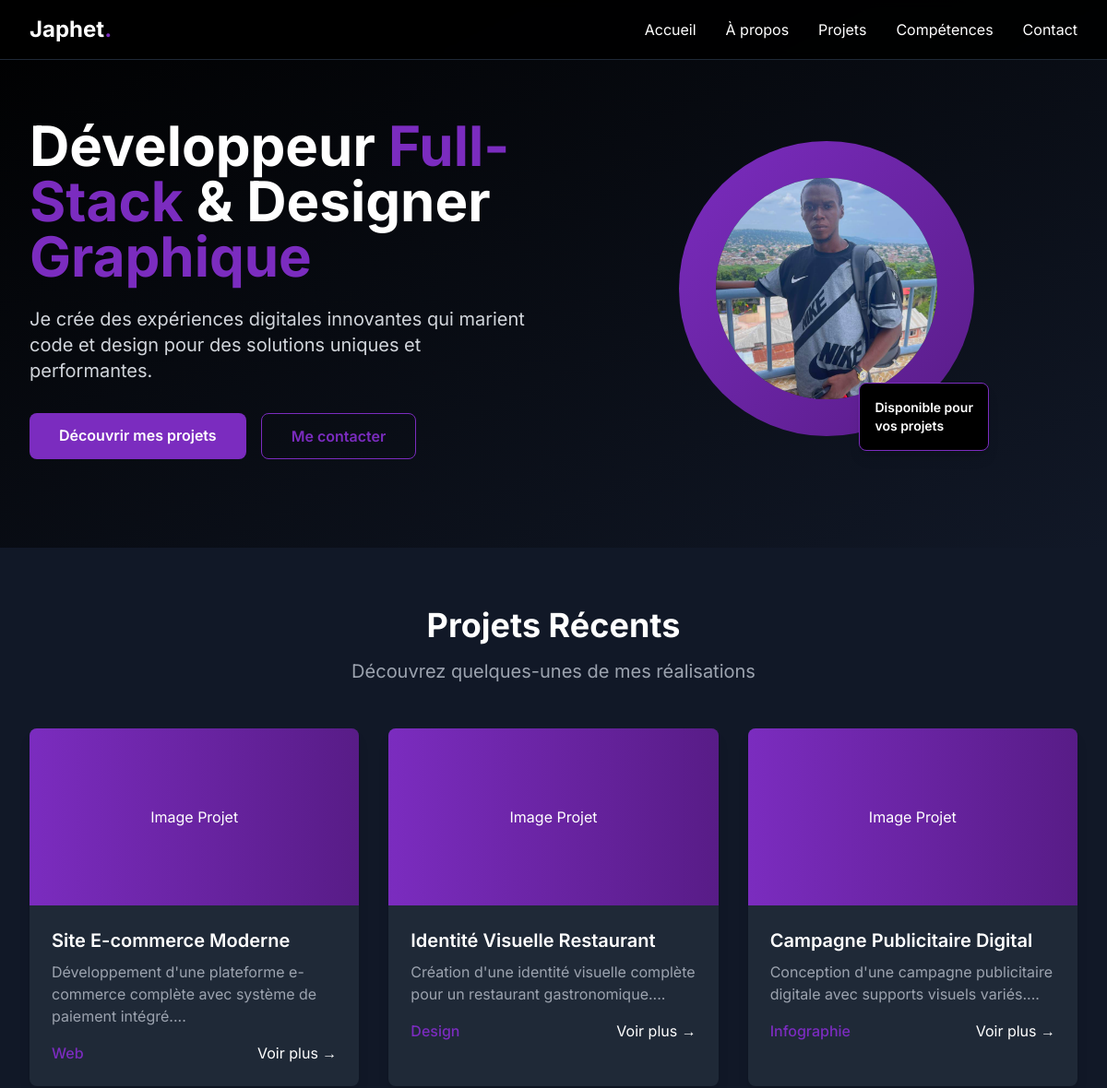
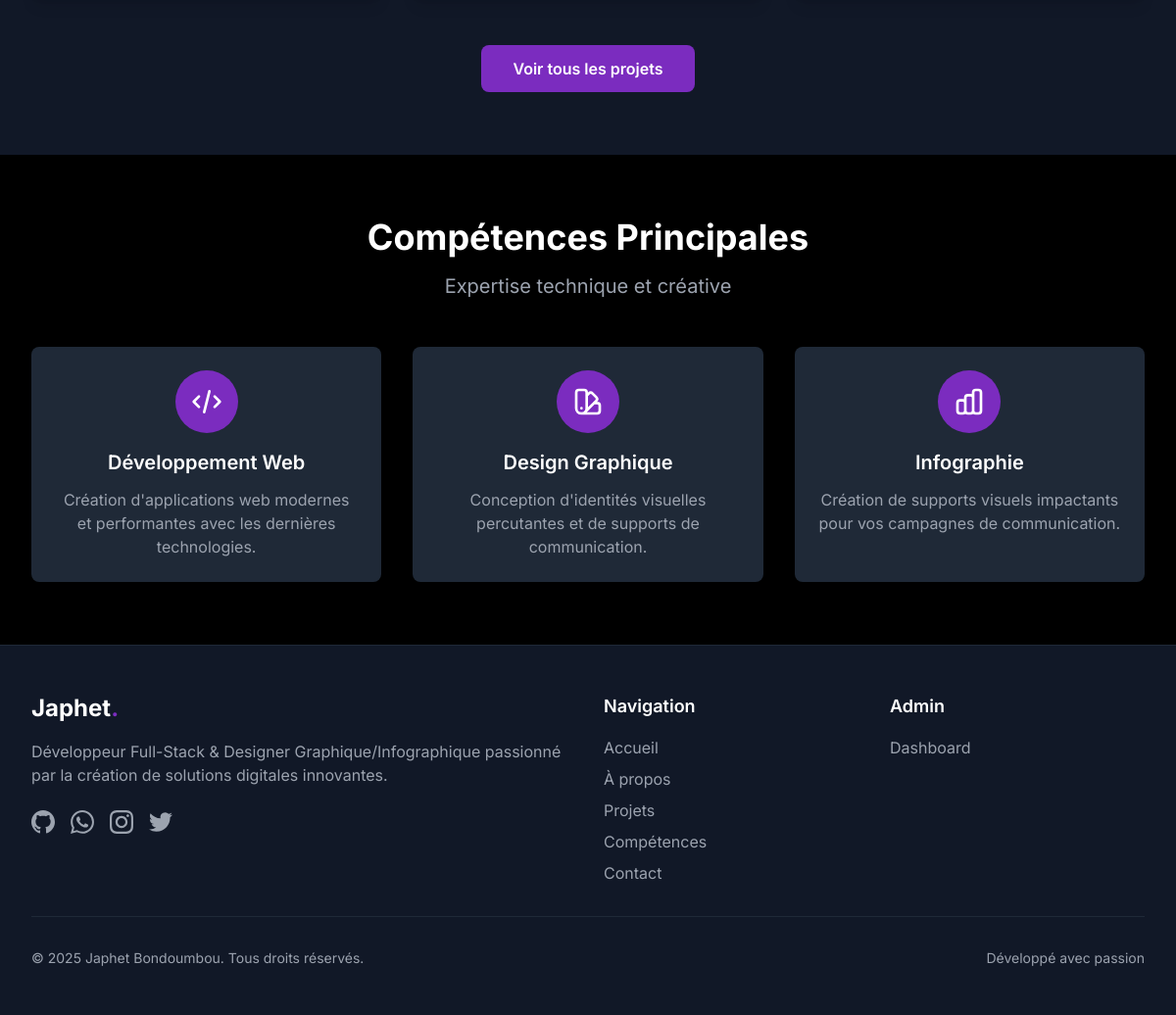
The page / on the database its author committed (2 pictures, top to bottom).
### tables this page shows
CREATE TABLE IF NOT EXISTS projects (
    id INT AUTO_INCREMENT PRIMARY KEY,
    title VARCHAR(255) NOT NULL,
    description TEXT NOT NULL,
    category ENUM('Web', 'Design', 'Infographie') NOT NULL,
    technologies TEXT,
    link VARCHAR(500),
    image VARCHAR(500),
    created_at TIMESTAMP DEFAULT CURRENT_TIMESTAMP,
    updated_at TIMESTAMP DEFAULT CURRENT_TIMESTAMP ON UPDATE CURRENT_TIMESTAMP
);

### includes/functions.php (called while the page is built, shortened)
<?php
function get_projects($limit = null) {
    global $pdo;
    $sql = "SELECT * FROM projects ORDER BY created_at DESC";
    if ($limit) {
        $sql .= " LIMIT :limit";
    }
    $stmt = $pdo->prepare($sql);
    if ($limit) {
        $stmt->bindParam(':limit', $limit, PDO::PARAM_INT);
    }
    $stmt->execute();
    return $stmt->fetchAll(PDO::FETCH_ASSOC);
}
?>

### index.php (the view, shortened to what this page needs)
<?php
include 'includes/config.php';
include 'includes/functions.php';
?>
<?php include 'includes/header.php'; ?>
<main>
    <section class="pt-24 pb-16 md:pt-32 md:pb-24 bg-gradient-to-br from-primary to-gray-900">
        <div class="max-w-7xl mx-auto px-4 sm:px-6 lg:px-8">
            <div class="grid grid-cols-1 lg:grid-cols-2 gap-12 items-center">
                <div class="animate-fade-in">
                    <h1 class="text-4xl md:text-6xl font-bold text-white mb-6">
                        Développeur <span class="text-secondary">Full-Stack</span> & Designer <span class="text-secondary">Graphique</span>
                    </h1>
                    <p class="text-xl text-gray-300 mb-8">
                        Je crée des expériences digitales innovantes qui marient code et design pour des solutions uniques et performantes.
                    </p>
                    <div class="flex flex-col sm:flex-row gap-4">
                        <a href="projects.php" class="bg-secondary hover:bg-purple-700 text-white font-semibold py-3 px-8 rounded-lg transition-colors text-center">
                            Découvrir mes projets
                        </a>
                        <a href="contact.php" class="border border-secondary text-secondary hover:bg-secondary hover:text-white font-semibold py-3 px-8 rounded-lg transition-colors text-center">
                            Me contacter
                        </a>
                    </div>
                </div>
                <div class="animate-slide-up flex justify-center">
                    <div class="relative">
                        <div class="w-64 h-64 md:w-80 md:h-80 bg-gradient-to-br from-secondary to-purple-900 rounded-full flex items-center justify-center">
                            <div class="w-60 h-60 md:w-76 md:h-76 bg-gray-800 rounded-full flex items-center justify-center text-white text-lg">
                                <img src="assets/images/profil.jpg" alt="Photo de Profil" class="w-full h-full object-cover rounded-full brightness-90 contrast-110 saturate-150 hover:brightness-100 hover:contrast-125 transition-all duration-500">
                            </div>
                        </div>
                        <div class="absolute -bottom-4 -right-4 bg-primary border border-secondary rounded-lg p-4 shadow-lg">
                            <p class="text-sm font-semibold">Disponible pour<br>vos projets</p>
                        </div>
                    </div>
                </div>
            </div>
        </div>
    </section>
    <section class="py-16 bg-gray-900">
        <div class="max-w-7xl mx-auto px-4 sm:px-6 lg:px-8">
            <div class="text-center mb-12">
                <h2 class="text-3xl md:text-4xl font-bold text-white mb-4">Projets Récents</h2>
                <p class="text-xl text-gray-400">Découvrez quelques-unes de mes réalisations</p>
            </div>
            <div class="grid grid-cols-1 md:grid-cols-2 lg:grid-cols-3 gap-8">
                <?php
                $projects = get_projects(3);
                foreach ($projects as $project):
                ?>
                <div class="bg-gray-800 rounded-lg overflow-hidden shadow-lg hover:shadow-xl transition-shadow animate-fade-in">
                    <div class="h-48 bg-gradient-to-r from-secondary to-purple-900 flex items-center justify-center text-white">
                        <?php echo $project['image'] ? '<img src="'.$project['image'].'" alt="'.$project['title'].'" class="w-full h-full object-cover">' : 'Image Projet'; ?>
                    </div>
                    <div class="p-6">
                        <h3 class="text-xl font-semibold text-white mb-2"><?php echo $project['title']; ?></h3>
                        <p class="text-gray-400 mb-4"><?php echo substr($project['description'], 0, 100); ?>...</p>
                        <div class="flex justify-between items-center">
                            <span class="text-secondary font-medium"><?php echo $project['category']; ?></span>
                            <a href="projects.php#project-<?php echo $project['id']; ?>" class="text-white hover:text-secondary transition-colors">Voir plus →</a>
                        </div>
                    </div>
                </div>
                <?php endforeach; ?>
            </div>
            <div class="text-center mt-12">
                <a href="projects.php" class="inline-block bg-secondary hover:bg-purple-700 text-white font-semibold py-3 px-8 rounded-lg transition-colors">
                    Voir tous les projets
                </a>
            </div>
        </div>
    </section>
    <section class="py-16 bg-primary">
        <div class="max-w-7xl mx-auto px-4 sm:px-6 lg:px-8">
            <div class="text-center mb-12">
                <h2 class="text-3xl md:text-4xl font-bold text-white mb-4">Compétences Principales</h2>
                <p class="text-xl text-gray-400">Expertise technique et créative</p>
            </div>
            <div class="grid grid-cols-1 md:grid-cols-3 gap-8">
                <div class="bg-gray-800 rounded-lg p-6 text-center hover:bg-gray-750 transition-colors animate-fade-in">
                    <div class="w-16 h-16 bg-secondary rounded-full flex items-center justify-center mx-auto mb-4">
                        <svg class="w-8 h-8 text-white" fill="none" stroke="currentColor" viewBox="0 0 24 24">
                            <path stroke-linecap="round" stroke-linejoin="round" stroke-width="2" d="M10 20l4-16m4 4l4 4-4 4M6 16l-4-4 4-4"></path>
                        </svg>
                    </div>
                    <h3 class="text-xl font-semibold text-white mb-3">Développement Web</h3>
                    <p class="text-gray-400">Création d'applications web modernes et performantes avec les dernières technologies.</p>
                </div>
                <div class="bg-gray-800 rounded-lg p-6 text-center hover:bg-gray-750 transition-colors animate-fade-in" style="animation-delay: 0.2s">
                    <div class="w-16 h-16 bg-secondary rounded-full flex items-center justify-center mx-auto mb-4">
                    </div>
                    <h3 class="text-xl font-semibold text-white mb-3">Design Graphique</h3>
                    <p class="text-gray-400">Conception d'identités visuelles percutantes et de supports de communication.</p>
                </div>
                <div class="bg-gray-800 rounded-lg p-6 text-center hover:bg-gray-750 transition-colors animate-fade-in" style="animation-delay: 0.4s">
                    <div class="w-16 h-16 bg-secondary rounded-full flex items-center justify-center mx-auto mb-4">
                    </div>
                    <h3 class="text-xl font-semibold text-white mb-3">Infographie</h3>
                    <p class="text-gray-400">Création de supports visuels impactants pour vos campagnes de communication.</p>
                </div>
            </div>
        </div>
    </section>
</main>
<?php include 'includes/footer.php'; ?>

### includes/header.php (shortened to what this page needs)
<!DOCTYPE html>
<html lang="fr">
<head>
    <script src="https://cdn.tailwindcss.com"></script>
    <link rel="stylesheet" href="assets/css/custom.css">
</head>
<body class="bg-primary text-white font-sans">
    <nav class="bg-primary/90 backdrop-blur-sm fixed w-full z-50 border-b border-gray-800">
        <div class="max-w-7xl mx-auto px-4 sm:px-6 lg:px-8">
            <div class="flex justify-between items-center py-4">
                <a href="index.php" class="text-2xl font-bold text-white">
                    Japhet<span class="text-secondary">.</span>
                </a>
                <div class="hidden md:flex space-x-8">
                    <a href="index.php" class="text-white hover:text-secondary transition-colors">Accueil</a>
                    <a href="about.php" class="text-white hover:text-secondary transition-colors">À propos</a>
                    <a href="projects.php" class="text-white hover:text-secondary transition-colors">Projets</a>
                    <a href="skills.php" class="text-white hover:text-secondary transition-colors">Compétences</a>
                    <a href="contact.php" class="text-white hover:text-secondary transition-colors">Contact</a>
                </div>
            </div>
        </div>
    </nav>

### includes/footer.php (shortened to what this page needs)
    <footer class="bg-gray-900 border-t border-gray-800">
        <div class="max-w-7xl mx-auto px-4 sm:px-6 lg:px-8 py-12">
            <div class="grid grid-cols-1 md:grid-cols-4 gap-8">
                <div class="md:col-span-2">
                    <h3 class="text-2xl font-bold text-white mb-4">
                        Japhet<span class="text-secondary">.</span>
                    </h3>
                    <p class="text-gray-400 mb-6">
                        Développeur Full-Stack & Designer Graphique/Infographique passionné par la création de solutions digitales innovantes.
                    </p>
                    <div class="flex space-x-4">
                        <a href="https://github.com" class="text-gray-400 hover:text-secondary transition-colors">
                        </a>
                        <a href="https://wa.me/" class="text-gray-400 hover:text-secondary transition-colors">
                        </a>
                        <a href="https://instagram.com" class="text-gray-400 hover:text-secondary transition-colors">
                        </a>
                        <a href="https://twitter.com" class="text-gray-400 hover:text-secondary transition-colors">
                        </a>
                    </div>
                </div>
                <div>
                    <h4 class="text-lg font-semibold text-white mb-4">Navigation</h4>
                    <ul class="space-y-2">
                        <li><a href="index.php" class="text-gray-400 hover:text-secondary transition-colors">Accueil</a></li>
                        <li><a href="about.php" class="text-gray-400 hover:text-secondary transition-colors">À propos</a></li>
                        <li><a href="projects.php" class="text-gray-400 hover:text-secondary transition-colors">Projets</a></li>
                        <li><a href="skills.php" class="text-gray-400 hover:text-secondary transition-colors">Compétences</a></li>
                        <li><a href="contact.php" class="text-gray-400 hover:text-secondary transition-colors">Contact</a></li>
                    </ul>
                </div>
                <div>
                    <h4 class="text-lg font-semibold text-white mb-4">Admin</h4>
                    <ul class="space-y-2">
                        <li><a href="admin/login.php" class="text-gray-400 hover:text-secondary transition-colors">Dashboard</a></li>
                    </ul>
                </div>
            </div>
            <div class="border-t border-gray-800 mt-8 pt-8 flex flex-col md:flex-row justify-between items-center">
                <p class="text-gray-400 text-sm">
                    &copy; <?php echo date('Y'); ?> Japhet Bondoumbou. Tous droits réservés.
                </p>
                <p class="text-gray-400 text-sm mt-2 md:mt-0">
                    Développé avec passion
                </p>
            </div>
        </div>
    </footer>
</body>
</html>

### assets/css/custom.css (style rules this page uses)
.animate-fade-in { animation: fadeIn 0.6s ease-out forwards; }
.animate-slide-up { animation: slideUp 0.6s ease-out forwards; }
html { scroll-behavior: smooth; }

### rows shown on the page
projects: image "Image Projet", title "Site E-commerce Moderne", description "Développement d'une plateforme e-commerce complète avec système de paiement intégré.", category "Web"
projects: image "Image Projet", title "Identité Visuelle Restaurant", description "Création d'une identité visuelle complète pour un restaurant gastronomique.", category "Design"
projects: image "Image Projet", title "Campagne Publicitaire Digital", description "Conception d'une campagne publicitaire digitale avec supports visuels variés.", category "Infographie"
